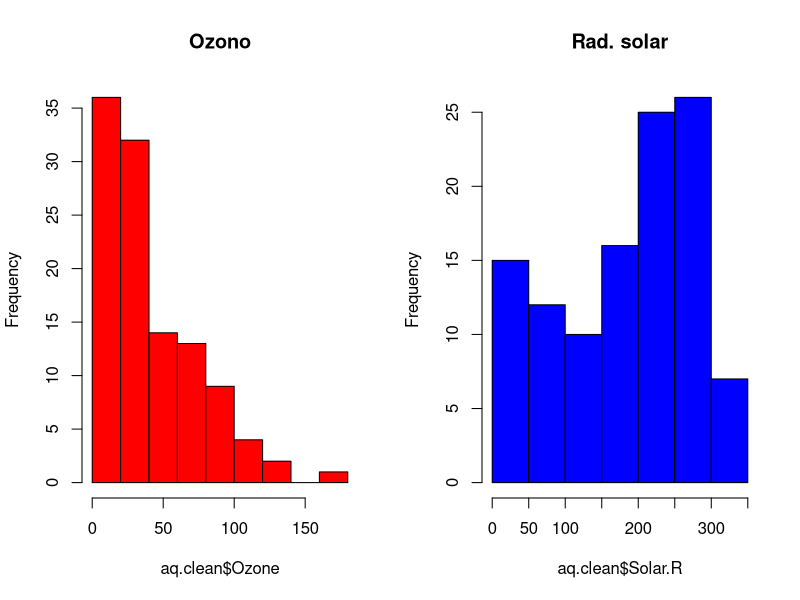
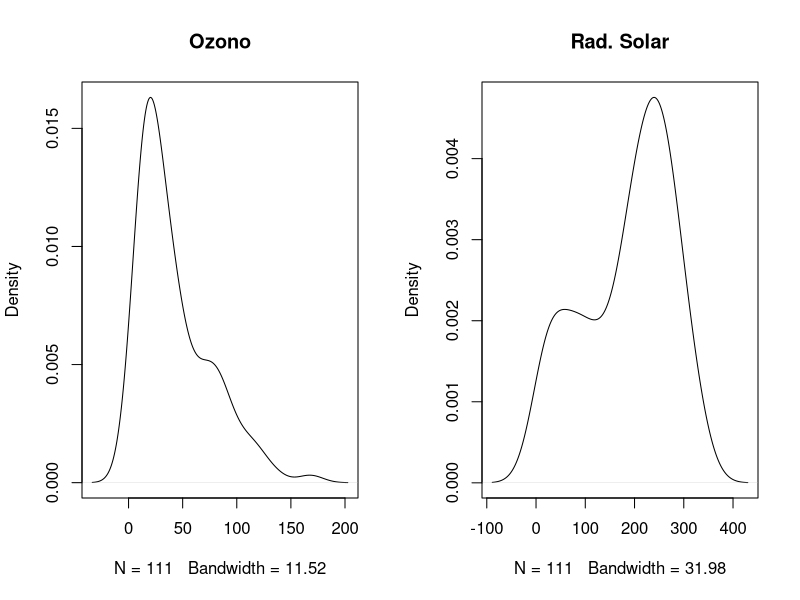
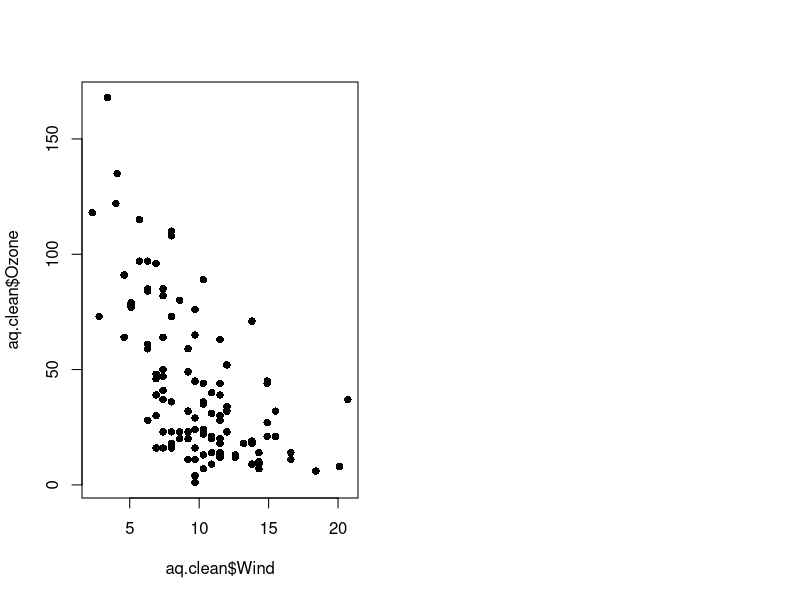
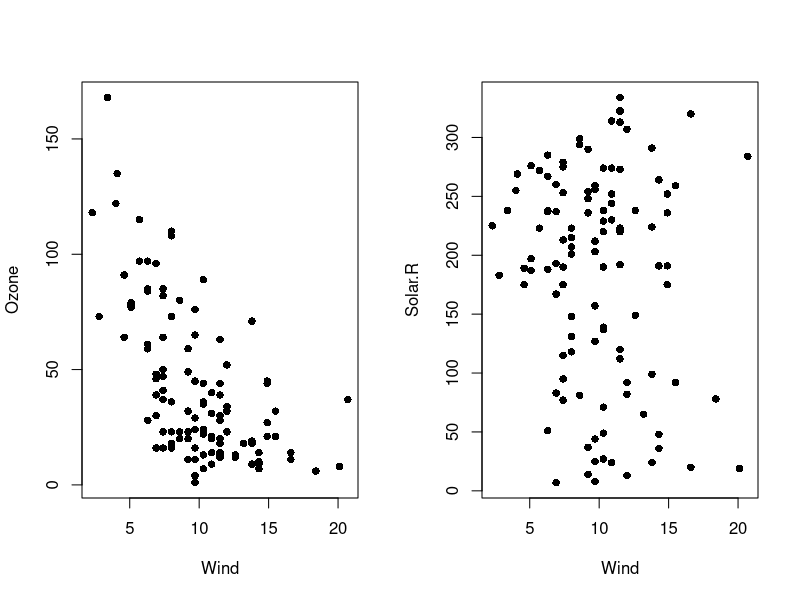
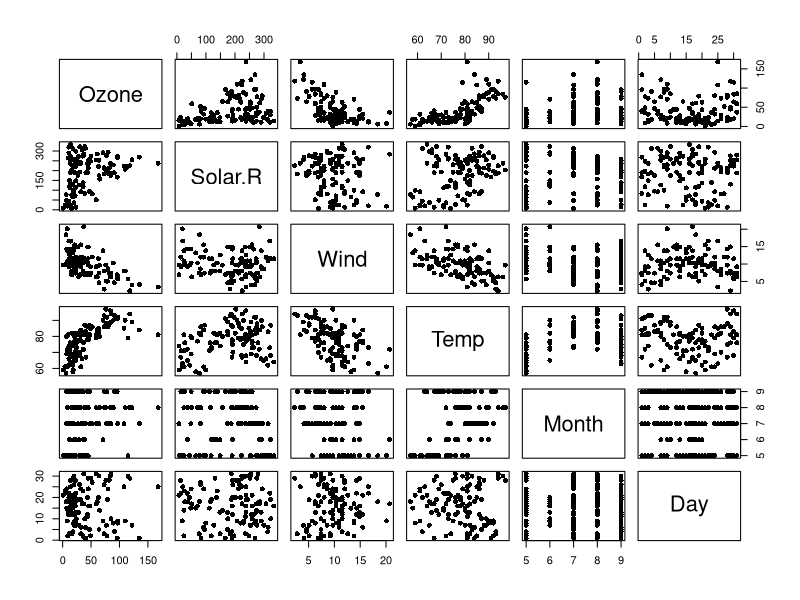
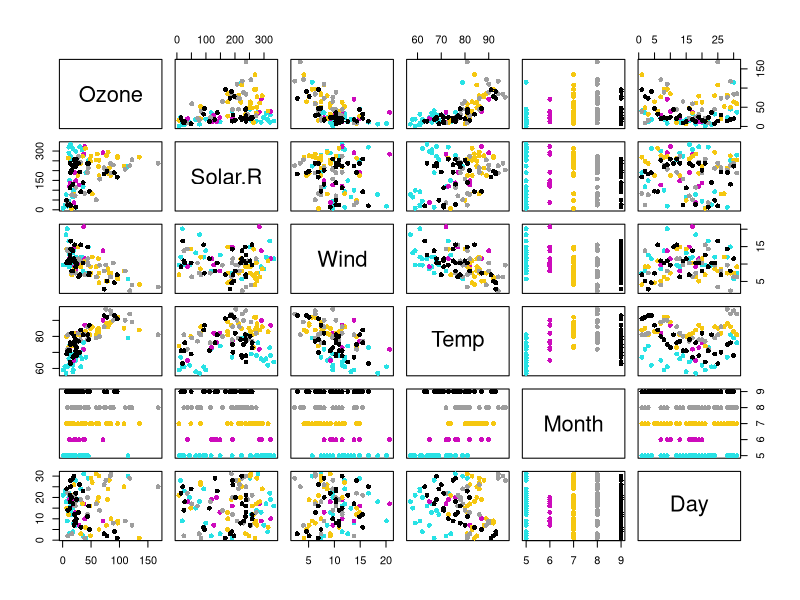
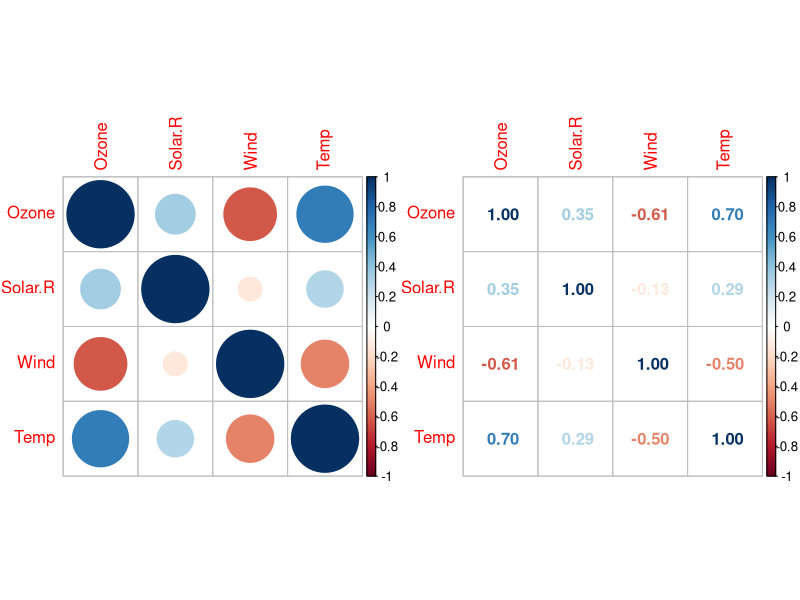

These figures' R source, in order:
### R code from vignette source 'IntroR-ES.Rnw'
### Encoding: UTF-8

###################################################
### code chunk number 1: ops7
###################################################
x <- 2
X <- 3
x
X
x <- x +1
x


###################################################
### code chunk number 2: ops8
###################################################
a <- "Hello World"
a
b <- "203"
b
c <- as.numeric(b)
c


###################################################
### code chunk number 3: ops8
###################################################
estado <- c("tas", "qld", "sa", "sa", "sa", "vic", "nt",
"act", "qld", "nsw", "wa", "nsw", "nsw", "vic", "vic",
"vic", "nsw", "qld", "qld", "vic", "nt", "wa", "wa",
"qld", "sa", "tas", "nsw", "nsw", "wa", "act")
estado <- factor(estado)
levels(estado)


###################################################
### code chunk number 4: IntroR-ES.Rnw:163-165
###################################################
d <- numeric(5)
d


###################################################
### code chunk number 5: IntroR-ES.Rnw:170-172
###################################################
e <- c(4,-1,2,3)
e


###################################################
### code chunk number 6: IntroR-ES.Rnw:180-182
###################################################
f <- c("ab", "l", "fz", "a")
f


###################################################
### code chunk number 7: IntroR-ES.Rnw:187-189
###################################################
g <- c(TRUE, FALSE, TRUE)
g


###################################################
### code chunk number 8: IntroR-ES.Rnw:202-205
###################################################
s <- c(2, 3, 4, 6, 9, 1, 3)
which(s>5)
s[which(s>5)]


###################################################
### code chunk number 9: IntroR-ES.Rnw:225-227
###################################################
A <- matrix(1:16, 4, 4)
A


###################################################
### code chunk number 10: IntroR-ES.Rnw:233-236
###################################################
B <- matrix(1:16, 4, 4, 
            byrow = TRUE)
B


###################################################
### code chunk number 11: IntroR-ES.Rnw:256-257
###################################################
A


###################################################
### code chunk number 12: IntroR-ES.Rnw:263-266
###################################################
A[2, 3]
A[ ,3]
A[2, ]


###################################################
### code chunk number 13: IntroR-ES.Rnw:279-282
###################################################
list <- list(albert = 54, bryan = A, carlos = c(1,2,3))
list[[1]]
list$carlos


###################################################
### code chunk number 14: IntroR-ES.Rnw:307-309
###################################################
head(mtcars) #principio del df
tail(mtcars)#final del df


###################################################
### code chunk number 15: IntroR-ES.Rnw:320-324
###################################################
length(mtcars) #variables
nrow(mtcars) #observaciones
mtcars[3, ] #observación 3
mtcars$mpg[1:10] #primeros 10 valores de mpg


###################################################
### code chunk number 16: IntroR-ES.Rnw:437-439
###################################################
head(airquality)
tail(airquality)


###################################################
### code chunk number 17: IntroR-ES.Rnw:450-452
###################################################
str(airquality)
summary(airquality)


###################################################
### code chunk number 18: IntroR-ES.Rnw:464-469
###################################################
aq.clean <- airquality[which(!is.na(airquality$Ozone) 
                                     & !is.na(airquality$Solar.R)), ]
nrow(airquality)
nrow(aq.clean)
summary(aq.clean)


###################################################
### code chunk number 19: IntroR-ES.Rnw:480-483
###################################################
par(mfrow=c(1,2))
hist(aq.clean$Ozone, col="red", main="Ozono")
hist(aq.clean$Solar.R, col="blue", main="Rad. solar")


###################################################
### code chunk number 20: IntroR-ES.Rnw:494-499
###################################################
d.ozone <- density(aq.clean$Ozone)
d.solar <- density(aq.clean$Solar.R)
par(mfrow=c(1,2))
plot(d.ozone, main="Ozono")
plot(d.solar, main="Rad. Solar")


###################################################
### code chunk number 21: IntroR-ES.Rnw:511-512
###################################################
plot(aq.clean$Wind, aq.clean$Ozone, pch=16)


###################################################
### code chunk number 22: IntroR-ES.Rnw:523-526
###################################################
par(mfrow=c(1,2))
plot(aq.clean$Wind, aq.clean$Ozone, pch=16, xlab="Wind", ylab="Ozone")
plot(aq.clean$Wind, aq.clean$Solar.R, pch=16, xlab="Wind", ylab="Solar.R")


###################################################
### code chunk number 23: IntroR-ES.Rnw:535-536
###################################################
plot(aq.clean, pch=16)


###################################################
### code chunk number 24: IntroR-ES.Rnw:546-548
###################################################
plot(aq.clean, pch=16,
    col=aq.clean$Month)


###################################################
### code chunk number 25: IntroR-ES.Rnw:559-562
###################################################
aq.clean$Month <- factor(aq.clean$Month)
airquality.59 <- aq.clean[which(aq.clean$Month==5 | aq.clean$Month==9), ]
t.test(Temp ~ Month, data=airquality.59)


###################################################
### code chunk number 26: IntroR-ES.Rnw:573-575
###################################################
library(psych)
corr.test(aq.clean[, 1:4])


###################################################
### code chunk number 27: IntroR-ES.Rnw:586-591
###################################################
library(corrplot)
par(mfrow=c(1,2))
cor.aq <- cor(aq.clean[, 1:4])
corrplot(cor.aq, method = "circle")
corrplot(cor.aq, method = "number")


